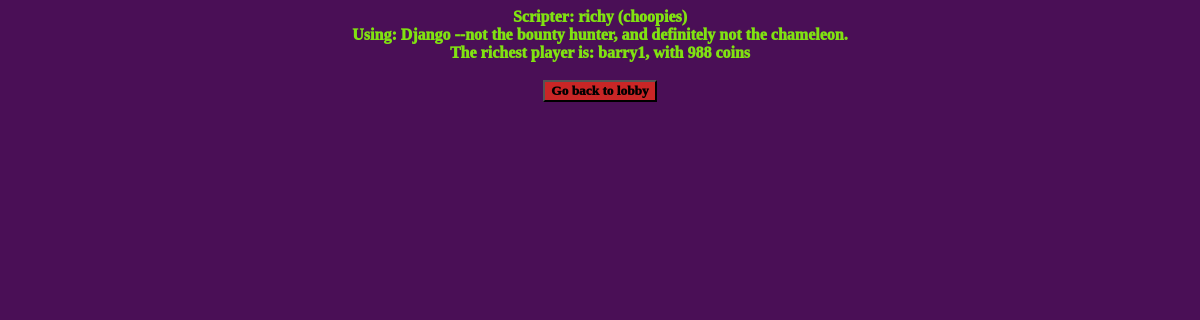
Page /hallOfFame on the earlier database version.
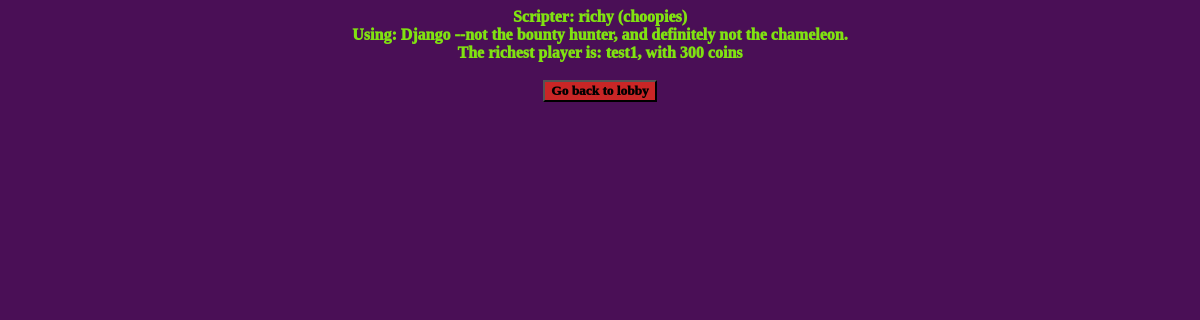
Same page on the later database version.
### website/models.py (models this page shows)
class Player(models.Model):
    name = models.CharField(max_length=20)
    coins = models.IntegerField(default=0)
    wins = models.IntegerField(default=0)
    losses = models.IntegerField(default=0)
    password = models.CharField(max_length=20)
    positives = models.IntegerField(default=0)
    negatives = models.IntegerField(default=0)

### website/views.py (the view)
# urls.py: path('hallOfFame', hallOfFame, name="hallOfFame"),
def hallOfFame(request):
    coinsOrder = Player.objects.order_by('coins')
    richestPlayerCoins = coinsOrder[len(coinsOrder) - 1].coins
    richestPlayer = coinsOrder[len(coinsOrder) - 1].name
    return render(request, "website/hallOfFame.html", {'richestPlayer':richestPlayer,'richestPlayerCoins':richestPlayerCoins})

### website/templates/website/hallOfFame.html (shortened to what this page needs)
{% extends "base.html" %}
{% load static %}
{% block content %}
Scripter: richy (choopies)
<br>
Using: Django --not the bounty hunter, and definitely not the chameleon.
<br>
The richest player is: {{richestPlayer}}, with {{richestPlayerCoins}} coins
<br>
<br>
<a href="{% url 'lobby' %}">
        <button>Go back to lobby</button>
    </a>
{% endblock %}

Differences in the rows shown:
removed Player: name "barry1"
added Player: name "test1"
Other differences:
{{ richestPlayerCoins }}: "988" → "300"
